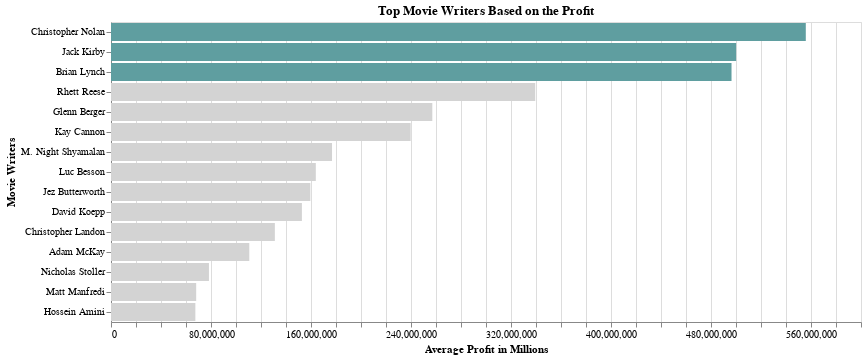

Notebook source saved alongside this figure:
### Markdown cell above
#### Movie Writers

### Code cell
# creating plot
alt.Chart(top_wrt, title='Top Movie Writers Based on the Profit').mark_bar().encode(
x=alt.X('mean_profit', title='Average Profit in Millions'),
y=alt.Y('writer_name', sort='-x', title='Movie Writers'),
 
# the highlight will be set on the result of a conditional statement
    color=alt.condition(
        alt.datum.mean_profit >=400000000,  # setting the condition value
        alt.value('cadetblue'), # if the condition is True sets the bar blue
        alt.value('lightgrey')  # and if it's not True it sets the bar grey.
    )
).properties(width=750,height =300)

### Figure 1 — Vega-Lite specification as saved in the notebook (floating-point values rounded to 4 significant figures)
{"config": {"view": {"continuousWidth": 400, "continuousHeight": 300}}, "data": {"name": "data-7fbd00a1176dc35e0671db8c5d8b0e17"}, "mark": "bar", "encoding": {"color": {"condition": {"value": "cadetblue", "test": "(datum.mean_profit >= 400000000)"}, "value": "lightgrey"}, "x": {"field": "mean_profit", "title": "Average Profit in Millions", "type": "quantitative"}, "y": {"field": "writer_name", "sort": "-x", "title": "Movie Writers", "type": "nominal"}}, "height": 300, "title": "Top Movie Writers Based on the Profit", "width": 750, "$schema": "https://vega.github.io/schema/vega-lite/v4.17.0.json", "datasets": {"data-7fbd00a1176dc35e0671db8c5d8b0e17": [{"writer_name": "Christopher Nolan", "count": 5, "mean_profit": 555800000.0}, {"writer_name": "Jack Kirby", "count": 16, "mean_profit": 500100000.0}, {"writer_name": "Brian Lynch", "count": 5, "mean_profit": 496400000.0}, {"writer_name": "Rhett Reese", "count": 5, "mean_profit": 339400000.0}, {"writer_name": "Glenn Berger", "count": 5, "mean_profit": 257000000.0}, {"writer_name": "Kay Cannon", "count": 5, "mean_profit": 239700000.0}, {"writer_name": "M. Night Shyamalan", "count": 5, "mean_profit": 176800000.0}, {"writer_name": "Luc Besson", "count": 6, "mean_profit": 163900000.0}, {"writer_name": "Jez Butterworth", "count": 5, "mean_profit": 159500000.0}, {"writer_name": "David Koepp", "count": 5, "mean_profit": 152700000.0}, {"writer_name": "Christopher Landon", "count": 5, "mean_profit": 131100000.0}, {"writer_name": "Adam McKay", "count": 7, "mean_profit": 110600000.0}, {"writer_name": "Nicholas Stoller", "count": 9, "mean_profit": 78350000.0}, {"writer_name": "Matt Manfredi", "count": 5, "mean_profit": 68150000.0}, {"writer_name": "Hossein Amini", "count": 5, "mean_profit": 67490000.0}]}}
